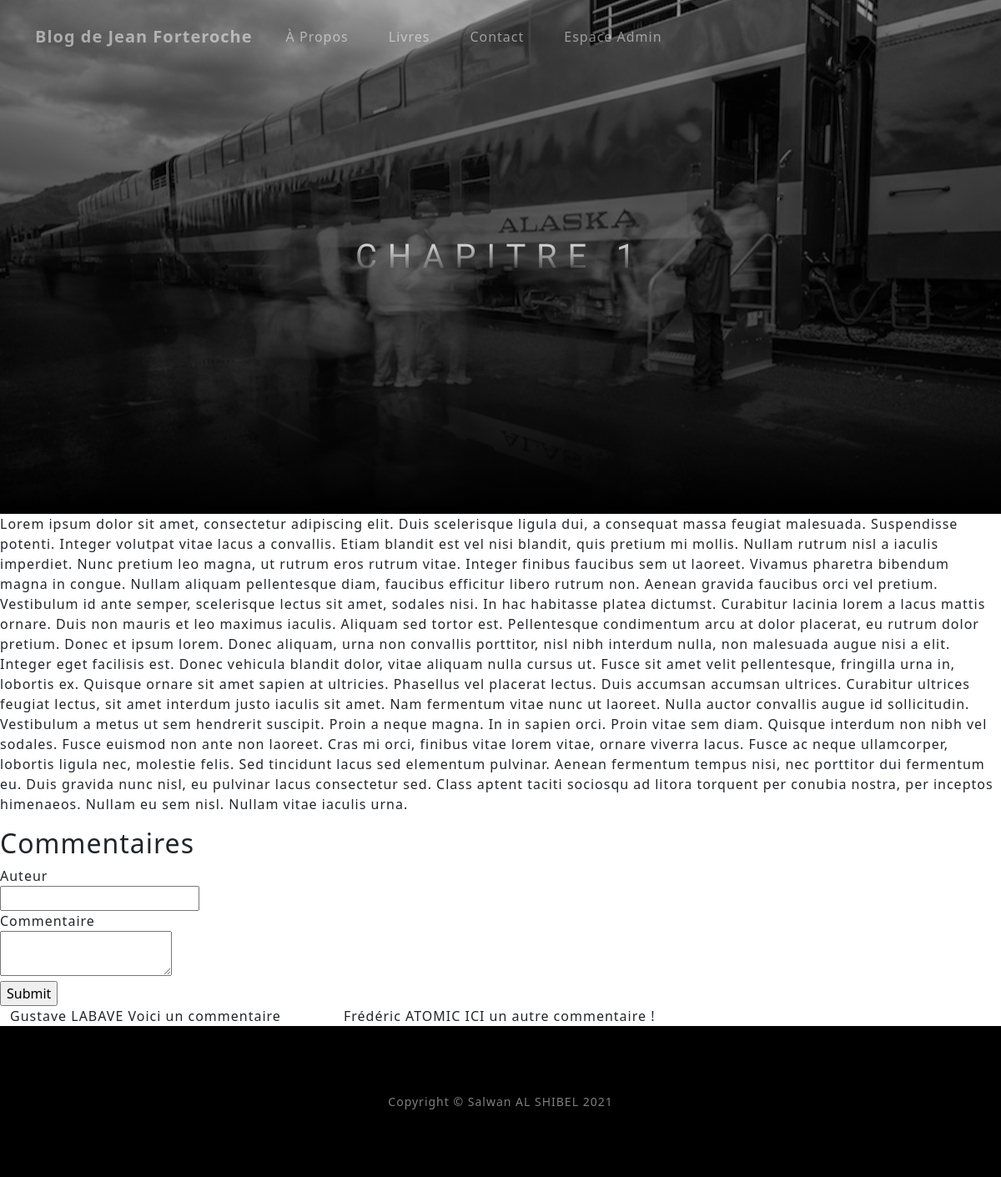
Before: /articles/chapitre/1 with the older database file.
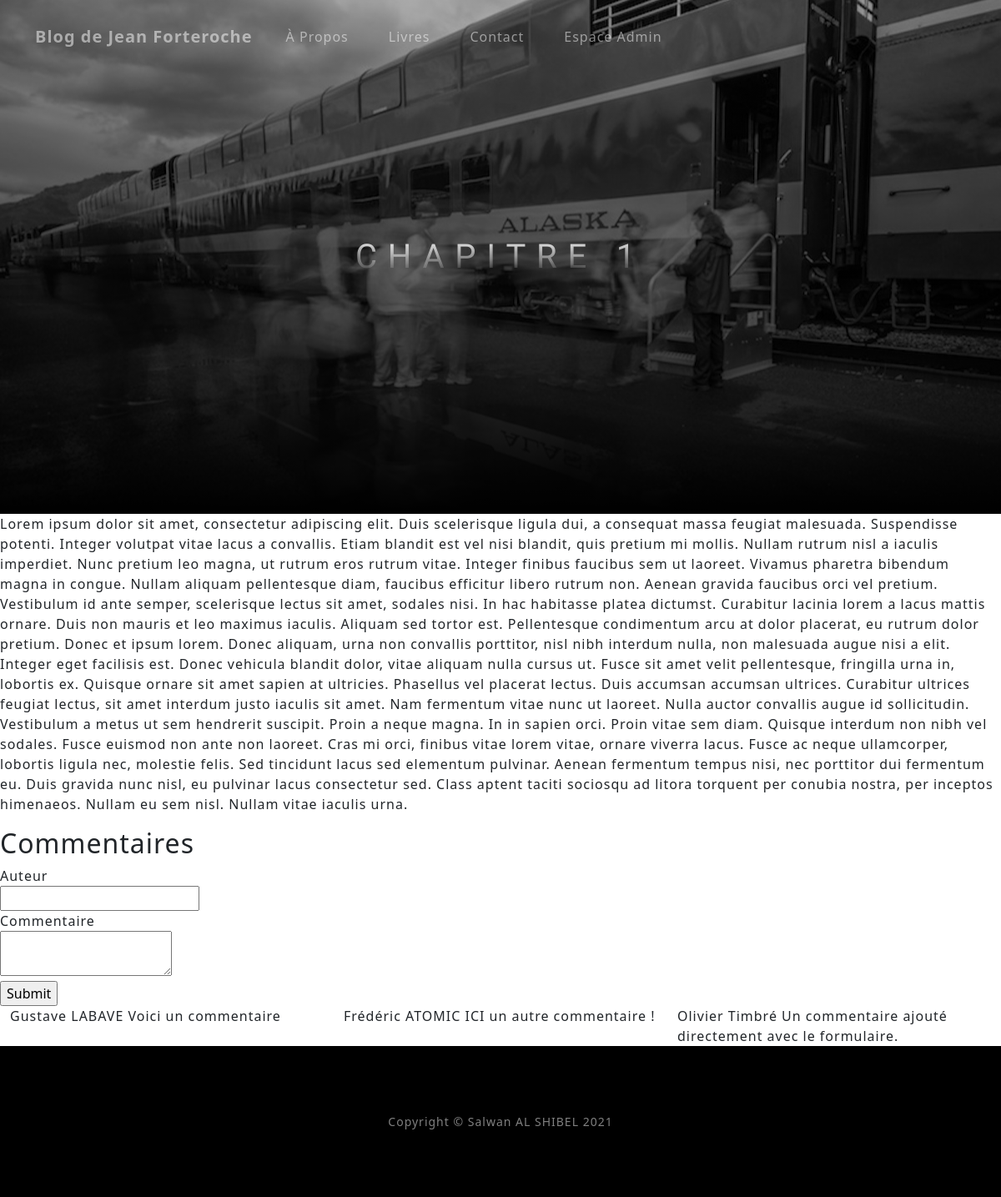
After: the same page with the newer database file.
### tables this page shows
CREATE TABLE IF NOT EXISTS `posts` (
  `id` int NOT NULL AUTO_INCREMENT,
  `create_date` datetime NOT NULL DEFAULT CURRENT_TIMESTAMP,
  `title` varchar(255) NOT NULL,
  `content` text NOT NULL,
  PRIMARY KEY (`id`)
);

CREATE TABLE IF NOT EXISTS `comments` (
  `id` int NOT NULL AUTO_INCREMENT,
  `name` varchar(255) NOT NULL,
  `create_date` datetime NOT NULL DEFAULT CURRENT_TIMESTAMP,
  `comment` text NOT NULL,
  `post_id` int NOT NULL,
  PRIMARY KEY (`id`)
);

### app/controllers/ArticlesController.php (called while the page is built, shortened)
<?php
class ArticlesController extends Controller
{
    public function chapitre($URLparams3){
        $article = $this->ModelArticles->findByChapterID($URLparams3);
        $comments = $this->ModelComments->findCommentsByPostID($URLparams3);
        $this->render('chapitre', compact('article', 'comments'));
    }
}

### index.php (called while the page is built, shortened)
<?php
    require ('app/controllers/Router.php');
    require_once (ROOT.'app/controllers/Controller.php');
    require_once (ROOT.'app/models/ModelMain.php');
    $router = new Router();
    $router->requestRoute();
?>

### app/models/ModelArticles.php (called while the page is built, shortened)
<?php
class ModelArticles extends ModelMain{
    public function __construct(){
        $this->table = "posts";
    }
    public function findByChapterID($id){
        $sql = "SELECT * FROM ". $this->table ." WHERE id=" .$id;
        return parent::queryAndfetch($sql);
    }
}

### app/models/ModelMain.php (called while the page is built, shortened)
<?php
abstract class ModelMain
{
    private $host = "localhost";
    private $db_name = "jf_alaska";
    private $username = "root";
    private $password = "";
    protected $_connection;
    public function getConnection(){
        $this->_connection = null;
        try{
            $this->_connection = new PDO('mysql:host='.$this->host.';dbname='.$this->db_name, $this->username, $this->password);
            $this->_connection->exec('set names utf8');
        }catch(PDOException $exception){
            echo 'Erreur : '. $exception->getMessage();
        }
    }
    public function queryAndfetch($sql){
        $query = $this->_connection->prepare($sql);
        $query->execute();
        return $query->fetch();
    }
}

### app/models/ModelComments.php (called while the page is built, shortened)
<?php
class ModelComments extends ModelMain{
    public function __construct(){
        $this->table = "comments";
    }
    public function findCommentsByPostID($postID){
        $sql = "SELECT * FROM ". $this->table ." WHERE post_id=" .$postID;
        $query = $this->_connection->prepare($sql);
        $query->execute();
        return $query->fetchAll();
    }
}

### app/views/chapitre.php (the view, shortened to what this page needs)
<header class="chaptershead">
    <div class="container d-flex h-100 align-items-center">
        <div class="mx-auto text-center">
            <h1 class="mx-auto my-5 text-uppercase "><?=$article['title']?></h1>
        </div>
    </div>
</header>
<p><?=$article['content']?></p>
<h2>Commentaires</h2>
<form method="post" action="<?php echo $article['id'] ?>">
    <div>
        <label for="name">Auteur</label><br />
        <input type="text" id="name" name="name" />
    </div>
    <div>
        <label for="comment">Commentaire</label><br />
        <textarea id="comment" name="comment"></textarea>
    </div>
    <div>
        <input type="submit" />
    </div>
</form>
<div class="container-xxl">
    <div class="row">
        <?php foreach($comments as $comment): ?>
            <div class="col-lg-4">
                <?=$comment['name']?>
                <?=$comment['comment']?>
            </div>
        <?php endforeach; ?>
    </div>
</div>

### app/controllers/Router.php (shortened to what this page needs)
<?php
class Router
{
    public function requestRoute (){
        try
        {
            if(isset($_GET['url'])) {
                $url = rtrim($_GET['url'], '/');
                $url = filter_var($url, FILTER_SANITIZE_URL);
                $url = explode('/', $url);
                $controller = ucfirst($url[0]);
                $controllerClass = $controller."Controller";
                $controllerFile = ROOT.'app/controllers/'.$controllerClass.'.php';
                $action = isset($url[1]) ? $url[1] : 'index';
                if(file_exists($controllerFile)){
                    $controller = new $controllerClass();
                }
                if(method_exists($controller, $action)){
                    unset($url[0]);
                    unset($url[1]);
                    call_user_func_array([$controller, $action], $url);
                } else {
                    throw new Exception("Erreur: la page demandée n'existe pas");
                }
            }else{
                require_once(ROOT.'app/controllers/HomeController.php');
                $controller = new HomeController();
                $controller->index();
            }
        }
        catch(Exception $e)
        {
            $errorMsg = $e->getMessage();
            echo $errorMsg;
        }
    }
}

### app/controllers/Controller.php (shortened to what this page needs)
<?php
abstract class Controller
{
    public function render($viewName, array $data =[]){
        extract($data);
        require_once(ROOT.'app/views/'. $viewName .'.php');
        $content = ob_get_clean();
        if (stripos($viewName, 'admin') !== FALSE){
            require_once(ROOT.'app/views/layouts/defaultAdmin.php');
        } else if (stripos($viewName, 'login') !== FALSE){
            require_once(ROOT.'app/views/layouts/defaultLogin.php');
        }
        else
        require_once(ROOT.'app/views/layouts/default.php');
    }
}

### app/views/layouts/default.php (shortened to what this page needs)
<!DOCTYPE html>
<html lang="fr">
    <?php require_once (ROOT.'app/views/head.php')?>
<body id="page-top">
    <?php require_once (ROOT.'app/views/navBar.php')?>
    <section id="content" >
        <?= $content ?>
    </section>
    <?php require_once (ROOT.'app/views/footer.php')?>
</body>
</html>

### app/views/head.php (shortened to what this page needs)
<head>
    <link href="/public/css/bootstrap.min.css" rel="stylesheet">
    <link href="/public/css/style.css" rel="stylesheet">
</head>

### app/views/navBar.php (shortened to what this page needs)
<nav class="navbar navbar-expand-lg navbar-light fixed-top" id="mainNav">
    <div class="container">
        <a class="navbar-brand" href="/index.php#page-top">Blog de Jean Forteroche</a>
        <div class="collapse navbar-collapse" id="navbarResponsive">
            <ul class="navbar-nav ml-auto">
                <li class="nav-item"><a class="nav-link" href="index.php#about">À Propos</a></li>
                <li class="nav-item"><a class="nav-link" href="/index.php#projects">Livres</a></li>
                <li class="nav-item"><a class="nav-link" href="/index.php#signup">Contact</a></li>
                <li class="nav-item"><a class="nav-link" href="/login">Espace Admin</a></li>
            </ul>
        </div>
    </div>
</nav>

### app/views/footer.php (shortened to what this page needs)
<footer class="footer bg-black small text-center text-white-50">
    <div class="container">Copyright © Salwan AL SHIBEL 2021</div>
</footer>

### public/css/style.css (style rules this page uses)
body { letter-spacing: 0.0625em; }
#mainNav { min-height: 3.5rem; background-color: #fff; }
#mainNav .navbar-brand { color: #000000; font-weight: 700; padding: 0.9rem 0; }
@media (min-width: 992px) { #mainNav { padding-top: 0; padding-bottom: 0; border-bottom: none; background-color: transparent; transition: background-color 0.3s ease-in-out; } }
@media (min-width: 992px) { #mainNav .navbar-brand { padding: 0.5rem 0; color: rgba(255, 255, 255, 0.5); } }
@media (min-width: 992px) { #mainNav .nav-link { transition: none; padding: 2rem 1.5rem; color: rgba(255, 255, 255, 0.5); } }
.chaptershead { position: relative; width: 100%; height: auto; min-height: 35rem; padding: 15rem 0; background: linear-gradient(to bottom, rgba(0, 0, 0, 0.3) 0%, rgba(0, 0, 0, 0.7) 75%, #000000 100%), url("/public/images/alaska4.jpg"); background-position: center; background-repeat: no-repeat; background-attachment: scroll; background-size: cover; }
.chaptershead h1 { font-family: "Varela Round", -apple-system, BlinkMacSystemFont, "Segoe UI", Roboto, "Helvetica Neue", Arial, sans-serif, "Apple Color Emoji", "Segoe UI Emoji", "Segoe UI Symbol", "Noto Color Emoji"; font-size: 2.5rem; line-height: 2.5rem; letter-spacing: 0.8rem; background: linear-gradient(rgba(255, 255, 255, 0.9), rgba(255, 255, 255, 0)); -webkit-text-fill-color: transparent; -webkit-background-clip: text; background-clip: text; }
.footer { padding: 5rem 0; }
.bg-black { background-color: #000000 !important; }

Changed rows visible on the page:
added comments: name "Olivier Timbré", comment "Un commentaire ajouté directement avec le formulaire."
